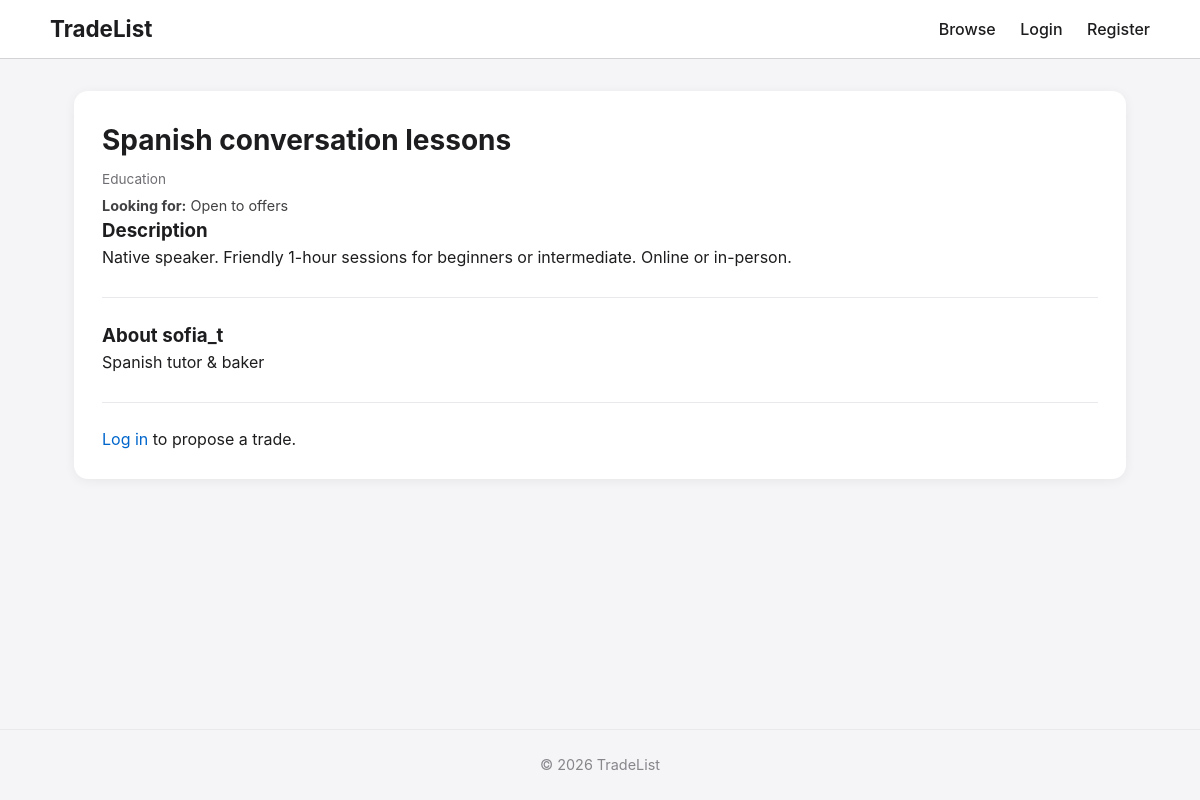
/listing/3, run on the app's committed database.
### tables this page shows
CREATE TABLE listings (
            id INTEGER PRIMARY KEY AUTOINCREMENT,
            user_id INTEGER NOT NULL,
            title TEXT NOT NULL,
            description TEXT NOT NULL,
            listing_type TEXT NOT NULL,  -- 'service_for_goods' or 'goods_for_service'
            category TEXT,
            location TEXT,
            what_i_offer TEXT,
            what_i_want TEXT,
            status TEXT DEFAULT 'open',
            created_at TIMESTAMP DEFAULT CURRENT_TIMESTAMP,
            FOREIGN KEY (user_id) REFERENCES users (id)
        );

CREATE TABLE users (
            id INTEGER PRIMARY KEY AUTOINCREMENT,
            username TEXT UNIQUE NOT NULL,
            email TEXT UNIQUE NOT NULL,
            password_hash TEXT NOT NULL,
            location TEXT,
            bio TEXT,
            created_at TIMESTAMP DEFAULT CURRENT_TIMESTAMP
        );

### app.py (the view)
@app.route("/listing/<int:listing_id>")
def listing(listing_id):
    db = get_db()
    listing = db.execute("""
        SELECT listings.*, users.username, users.bio
        FROM listings
        JOIN users ON listings.user_id = users.id
        WHERE listings.id = ?
    """, (listing_id,)).fetchone()
    if listing is None:
        flash("Listing not found.", "error")
        return redirect(url_for("browse"))
    return render_template("listing.html", listing=listing)

### app.py (called while the page is built)
def get_db():
    db = getattr(g, "_database", None)
    if db is None:
        db = g._database = sqlite3.connect(DATABASE)
        db.row_factory = sqlite3.Row
    return db

@app.teardown_appcontext
def close_connection(exception):
    db = getattr(g, "_database", None)
    if db is not None:
        db.close()

@app.before_request
def load_logged_in_user():
    user_id = session.get("user_id")
    if user_id is None:
        g.user = None
    else:
        try:
            db = get_db()
            g.user = db.execute("SELECT * FROM users WHERE id = ?", (user_id,)).fetchone()
        except:
            g.user = None

### templates/listing.html (shortened to what this page needs)
{% extends "base.html" %}
{% block content %}
<article class="listing-detail">
    <div class="listing-body">
        <h1>{{ listing.title }}</h1>
        <p class="category">{{ listing.category }}</p>
        <p class="looking-for"><strong>Looking for:</strong> {{ listing.looking_for or 'Open to offers' }}</p>
        <h3>Description</h3>
        <p>{{ listing.description }}</p>
        {% if listing.bio %}
        <div class="owner-bio">
            <h3>About {{ listing.username }}</h3>
            <p>{{ listing.bio }}</p>
        </div>
        {% endif %}
        {% if g.user and g.user.id != listing.user_id %}
        <div class="propose-box">
            <h3>Propose a trade</h3>
            <form method="post" action="#">
                <textarea name="message" rows="4" placeholder="Write your trade proposal..."></textarea>
                <button type="submit" class="btn btn-primary">Send Proposal</button>
            </form>
        </div>
        {% elif not g.user %}
        <div class="propose-box">
            <p><a href="{{ url_for('login') }}">Log in</a> to propose a trade.</p>
        </div>
        {% endif %}
    </div>
</article>
{% endblock %}

### static/css/style.css (style rules this page uses)
* { margin: 0; padding: 0; box-sizing: border-box; }
body { font-family: -apple-system, BlinkMacSystemFont, "Segoe UI", Roboto, Helvetica, Arial, sans-serif; background-color: #f5f5f7; color: #1d1d1f; line-height: 1.5; min-height: 100vh; display: flex; flex-direction: column; }
a { color: #0066cc; text-decoration: none; }
.listing-detail { background: #fff; border-radius: 14px; overflow: hidden; box-shadow: 0 2px 12px rgba(0,0,0,0.06); }
.listing-body { padding: 1.75rem; }
.listing-body h1 { font-size: 1.75rem; margin-bottom: 0.5rem; }
.owner-bio, .propose-box { margin-top: 1.75rem; padding-top: 1.5rem; border-top: 1px solid #e8e8ed; }
.category { font-size: 0.85rem; color: #6e6e73; text-transform: capitalize; }
.looking-for { font-size: 0.9rem; margin-top: 0.4rem; color: #424245; }

### data on the page
listings: title "Spanish conversation lessons", category "Education", description "Native speaker. Friendly 1-hour sessions for beginners or intermediate. Online or in-person."
users: username "sofia_t", bio "Spanish tutor & baker"

### other printed values
{{ listing.looking_for or 'Open to offers' }} "Open to offers"
